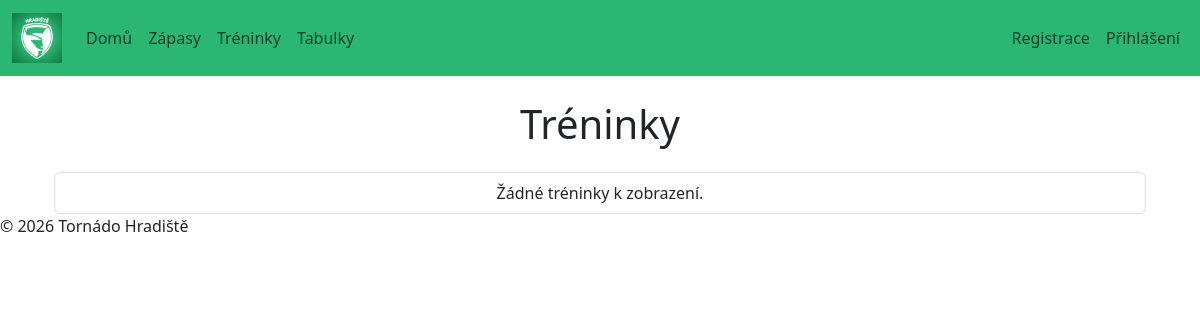
The page /training/ on the database as committed earlier.
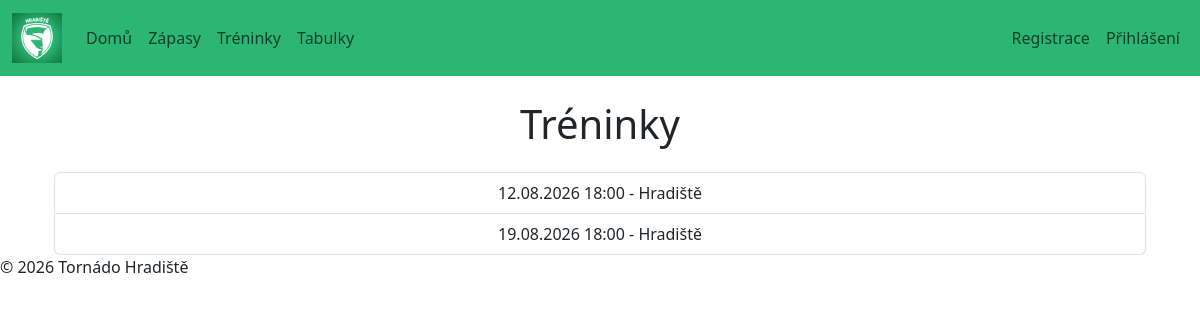
The same page on the database as committed later.
### training/models.py (models this page shows)
class Training(models.Model):
    training_date = models.DateField()
    start_time = models.TimeField()
    end_time = models.TimeField()
    location = models.CharField(max_length=100)
    def __str__(self):
        return (
            f"{self.training_date.strftime('%d.%m.%Y')} "
            f"{self.start_time.strftime('%H:%M')} - "
            f"{self.location}"
        )

### training/views.py (the view)
# urls.py: path('', views.training_list, name='training_list'),
def training_list(request):
    trainings = Training.objects.all()
    return render(request, 'training/training_list.html', {'trainings': trainings}  )

### training/templates/training/training_list.html
{% extends "base.html" %}
{% block content %}
    <h1 class="mb-4">Tréninky</h1>
    <div class="list-group">
        {% for training in trainings %}
        <a href="{% url 'training_detail' training.pk %}" class="list-group-item list-group-item-action">{{ training }}</a>
        {% empty %}
            <div class="list-group-item">Žádné tréninky k zobrazení.</div>
        {% endfor %}
    </div>
{% endblock content %}

Rows that differ between the two databases and show on the page:
added Training: training_date+start_time+location "12.08.2026 18:00 - Hradiště"
added Training: training_date+start_time+location "19.08.2026 18:00 - Hradiště"
Other text that changed with them:
text no longer shown: "Žádné tréninky k zobrazení."
